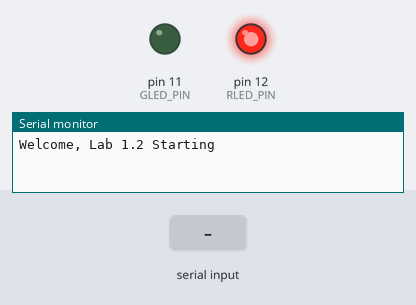
Recording of a sketch running on a simulated Arduino Uno, built with avr-gcc and run on an emulated ATmega328P. On the bench: output pins drawn as LEDs (lit = HIGH), the last lines printed to the serial monitor. Inputs (shaded band) come from the test bench.

Above: at 1.2 s.
1.3 s: "R" received over Serial
At 2.0 s:
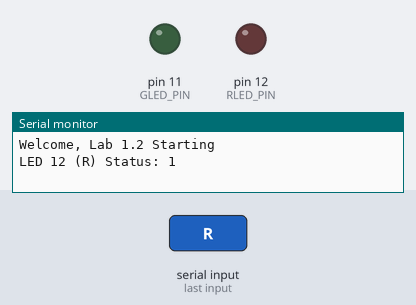
4.3 s: "L" received over Serial
At 5.5 s:
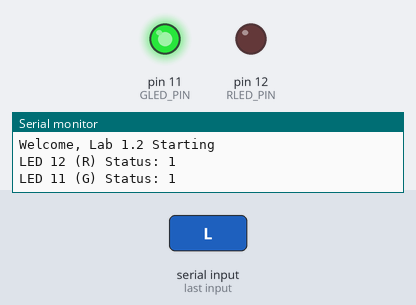
7.3 s: "1" received over Serial
At 12.4 s:
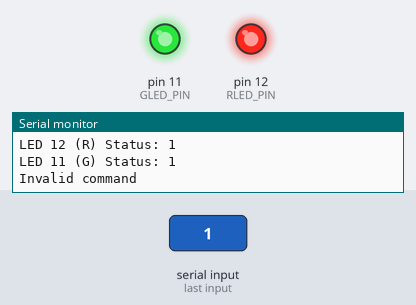
Timing chart, 0 to 15.0 s (numbered marks = the images above; inputs shaded):
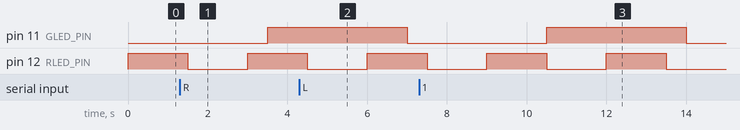

The sketch:

1.2.ino
```cpp
#include <TimerOne.h>
/*TimerOne.h allows to attach interrupts to the MCU's Timer1*/

const int RLED_PIN = 12;
const int GLED_PIN = 11;
/*GPIO pins are identified by integer constants*/

const float R_HALF_PERIOD = 1.5;
const float G_HALF_PERIOD = 3.5;

volatile int greenLedState = LOW;
int redLedState = LOW;
/*These are global variables to store the current state of the two LEDS.
LOW and HIGH are macros for 0 and 1 respectively*/

void blinkGreen(){
  greenLedState = !greenLedState;
  digitalWrite(GLED_PIN, greenLedState);
}

void serialPrintStatus(){
  if (Serial.available()>0){
    int inByte = Serial.read();

    switch(inByte){
      case 'R': Serial.print("LED 12 (R) Status: "); Serial.println(redLedState); break;
      case 'L': Serial.print("LED 11 (G) Status: "); Serial.println(greenLedState);break;
      default: Serial.println("Invalid command");
    }
  }
}

void setup() {
  pinMode(RLED_PIN, OUTPUT);
  pinMode(GLED_PIN, OUTPUT);
  Serial.begin(9600);
  while(!Serial);
  Serial.println("Welcome, Lab 1.2 Starting");
  Timer1.initialize(G_HALF_PERIOD * 1e06);
  Timer1.attachInterrupt(blinkGreen);
}

void loop() {
  serialPrintStatus();
  redLedState = !redLedState;
  digitalWrite(RLED_PIN, redLedState);
  delay(R_HALF_PERIOD * 1e03);
}
```

Measured:
- by itself, pin 12 (RLED_PIN): alternates HIGH for 1.5 s and LOW for 1.5 s
